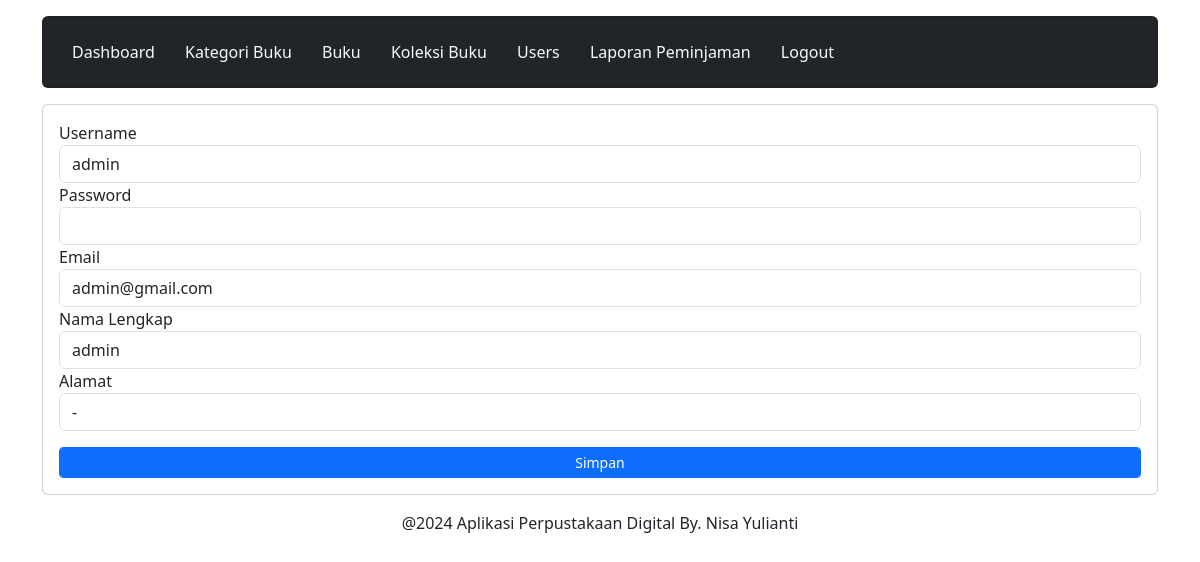
/admin/edit_users.php?id_user=2 (signed in), run on the app's committed database.
### tables this page shows
CREATE TABLE `user` (
  `id_user` int(11) NOT NULL,
  `username` varchar(255) NOT NULL,
  `password` varchar(255) NOT NULL,
  `email` varchar(255) NOT NULL,
  `nama_lengkap` varchar(255) NOT NULL,
  `alamat` text NOT NULL,
  `level` int(11) NOT NULL
);

### admin/edit_users.php (the view, shortened to what this page needs)
<?php
	include 'header.php';
	include 'navbar.php';
?>
<?php
$id_user = $_GET['id_user'];
include '../koneksi.php';
$data = mysqli_query($koneksi,"SELECT * FROM user WHERE id_user='$id_user'");
while($d = mysqli_fetch_array($data)){ ?>
    <div class="content mt-3">
	    <div class="card">
		    <div class="card-body">
                <form method="post" action="proses_update_users.php">
                    <div class="form-group">
                        <label>Username</label>
                        <input type="text" class="form-control" name="username" value="<?php echo $d['username']; ?>">
                    </div>
                    <div class="form-group">
                        <label>Password</label>
                        <input type="text" class="form-control" name="password">
                    </div>
                    <div class="form-group">
                        <label>Email</label>
                        <input type="text" class="form-control" name="email" value="<?php echo $d['email']; ?>">
                    </div>
                    <div class="form-group">
                        <label>Nama Lengkap</label>
                        <input type="text" class="form-control" name="nama_lengkap" value="<?php echo $d['nama_lengkap']; ?>">
                    </div>
                    <div class="form-group">
                        <label>Alamat</label>
                        <input type="text" class="form-control" name="alamat" value="<?php echo $d['alamat']; ?>">
                    </div>
                    <div class="form-group">
                        <button type="submit" class="form-control btn btn-primary btn-sm mt-3">Simpan</button>
                    </div>
                </form>
		    </div>
	    </div>
    </div>
<?php } ?>
<?php
	include 'footer.php';
?>

### data on the page
user: username "admin", email "admin@gmail.com", nama_lengkap "admin", alamat "-"
